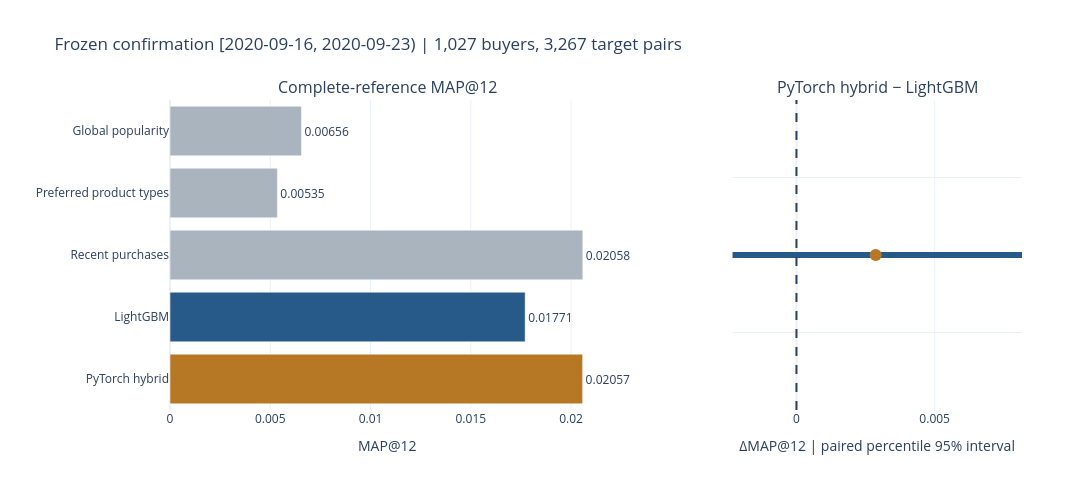

The cell this chart's notebook holds for it:
### Markdown cell above
## Plot results and interpret the declared contrast

Positive delta favors PyTorch hybrid; negative delta favors LightGBM.
An interval crossing zero does not establish a clear advantage or equivalence.
Final outcomes do not trigger retuning. The validation-selected method remains
recorded separately from the descriptive confirmation ranking.

### Code cell
method_labels = {
    "recent_popularity_7d": "Global popularity",
    "preferred_product_types": "Preferred product types",
    "recent_purchases_180d": "Recent purchases",
    "lightgbm_leaves_63_min_20": "LightGBM",
    "pytorch_hybrid": "PyTorch hybrid",
}
fig = make_subplots(
    rows=1, cols=2, column_widths=[0.6, 0.4], horizontal_spacing=0.15,
    subplot_titles=("Complete-reference MAP@12", "PyTorch hybrid − LightGBM"),
)
fig.add_trace(go.Bar(
    x=confirmation_comparison["map_at_k"],
    y=confirmation_comparison["method"].map(method_labels),
    orientation="h", marker_color=["#AAB4BF"] * 3 + ["#285A89", "#B67824"],
    texttemplate="%{x:.5f}", textposition="outside", cliponaxis=False,
), row=1, col=1)
fig.add_trace(go.Scatter(
    x=[contrast["ci_lower"], contrast["ci_upper"]], y=[0, 0], mode="lines",
    line={"width": 6, "color": "#285A89"},
), row=1, col=2)
fig.add_trace(go.Scatter(
    x=[contrast["observed"]], y=[0], mode="markers",
    marker={"size": 12, "color": "#B67824"},
), row=1, col=2)
fig.add_vline(x=0, line_dash="dash", row=1, col=2)
fig.update_yaxes(autorange="reversed", row=1, col=1)
fig.update_yaxes(showticklabels=False, range=[-1, 1], row=1, col=2)
fig.update_xaxes(title_text="MAP@12", rangemode="tozero", row=1, col=1)
fig.update_xaxes(title_text="ΔMAP@12 | paired percentile 95% interval", row=1, col=2)
fig.update_layout(
    template="plotly_white", showlegend=False, width=1200, height=500,
    margin={"l": 170, "r": 70, "t": 100, "b": 90},
    title=("Frozen confirmation [2020-09-16, 2020-09-23)"
           f" | {confirmation_report['target_buyers']:,} buyers"
           f", {confirmation_report['target_pairs']:,} target pairs"),
)
fig.write_html(str(confirmation_directory / "comparison.html"))
fig.write_image(str(confirmation_directory / "comparison.png"))
fig.show(renderer="plotly_mimetype+png", config={"displaylogo": False})

lower, upper = float(contrast["ci_lower"]), float(contrast["ci_upper"])
if lower > 0:
    interpretation = "The paired interval favors PyTorch hybrid for these fitted systems and this week."
elif upper < 0:
    interpretation = "The paired interval favors LightGBM for these fitted systems and this week."
else:
    interpretation = "The interval includes zero: no clear paired advantage or equivalence is established."
print(interpretation)
print("Validation-selected method:", confirmation_spec["validation_selected_method"])

### Figure 1 — Plotly figure (JSON) as saved in the notebook; plotly's stock layout.template omitted (floating-point values rounded to 4 significant figures)
{"data": [{"cliponaxis": false, "marker": {"color": ["#AAB4BF", "#AAB4BF", "#AAB4BF", "#285A89", "#B67824"]}, "orientation": "h", "textposition": "outside", "texttemplate": "%{x:.5f}", "type": "bar", "x": [0.006555, 0.005354, 0.02058, 0.01771, 0.02057], "xaxis": "x", "y": ["Global popularity", "Preferred product types", "Recent purchases", "LightGBM", "PyTorch hybrid"], "yaxis": "y"}, {"line": {"color": "#285A89", "width": 6}, "mode": "lines", "type": "scatter", "x": [-0.00232, 0.00816], "xaxis": "x2", "y": [0, 0], "yaxis": "y2"}, {"marker": {"color": "#B67824", "size": 12}, "mode": "markers", "type": "scatter", "x": [0.002866], "xaxis": "x2", "y": [0], "yaxis": "y2"}], "layout": {"annotations": [{"font": {"size": 16}, "showarrow": false, "text": "Complete-reference MAP@12", "x": 0.255, "xanchor": "center", "xref": "paper", "y": 1, "yanchor": "bottom", "yref": "paper"}, {"font": {"size": 16}, "showarrow": false, "text": "PyTorch hybrid − LightGBM", "x": 0.83, "xanchor": "center", "xref": "paper", "y": 1, "yanchor": "bottom", "yref": "paper"}], "height": 500, "margin": {"b": 90, "l": 170, "r": 70, "t": 100}, "shapes": [{"line": {"dash": "dash"}, "type": "line", "x0": 0, "x1": 0, "xref": "x2", "y0": 0, "y1": 1, "yref": "y2 domain"}], "showlegend": false, "title": {"text": "Frozen confirmation [2020-09-16, 2020-09-23) | 1,027 buyers, 3,267 target pairs"}, "width": 1200, "xaxis": {"anchor": "y", "domain": [0, 0.51], "rangemode": "tozero", "title": {"text": "MAP@12"}}, "xaxis2": {"anchor": "y2", "domain": [0.66, 1], "title": {"text": "ΔMAP@12 | paired percentile 95% interval"}}, "yaxis": {"anchor": "x", "autorange": "reversed", "domain": [0, 1]}, "yaxis2": {"anchor": "x2", "domain": [0, 1], "range": [-1, 1], "showticklabels": false}}}
